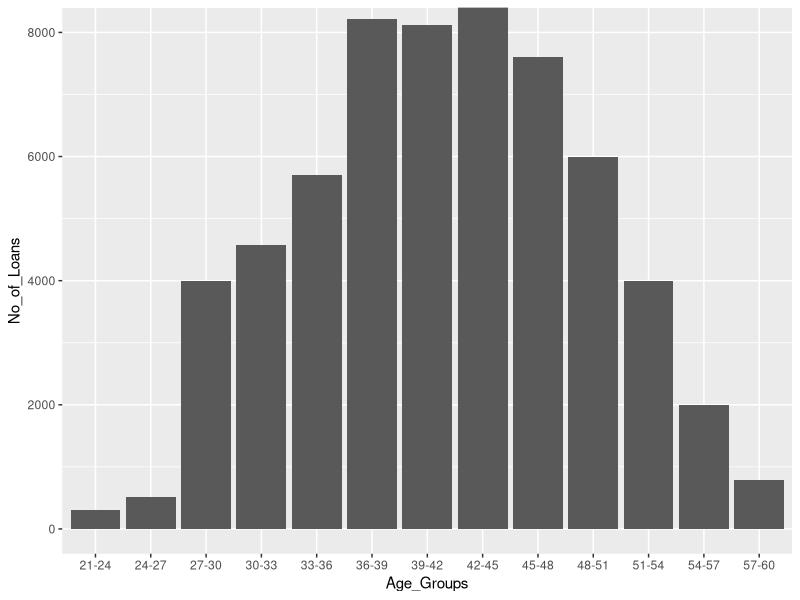
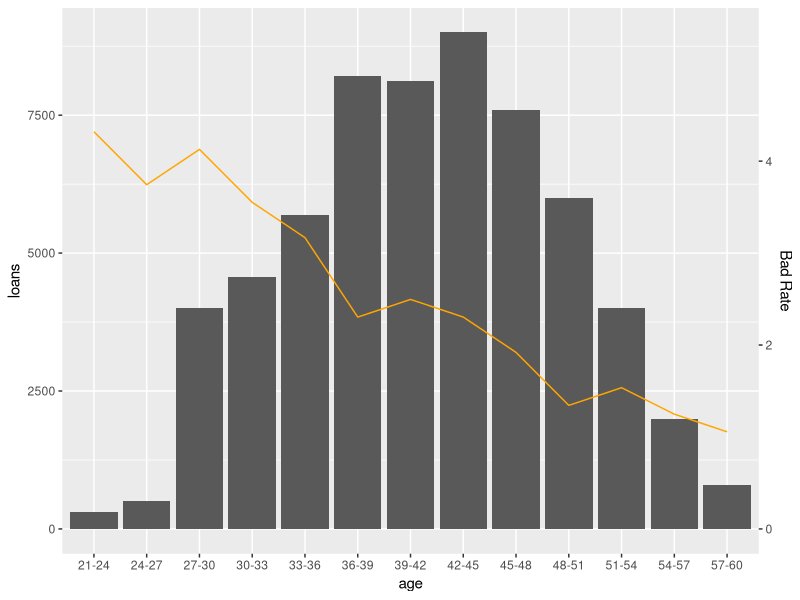
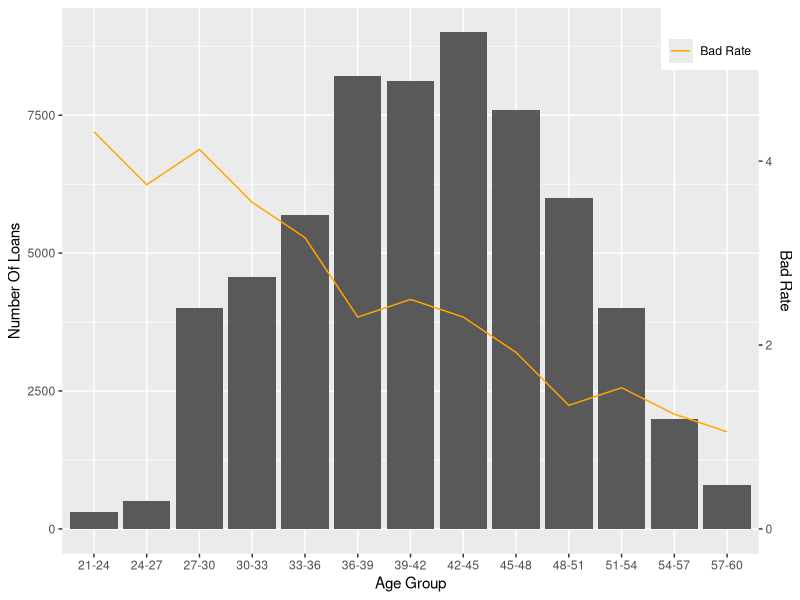

Here is the R script that generated these plots, in order:
## ---- chunk 1
knitr::opts_chunk$set(echo = TRUE)
## ---- chunk 2
library(ggplot2)
library(readxl)
## ---- chunk 3
Bank = read_excel("Bank.xlsx")
head(Bank, 5)
## ---- chunk 4
ggplot(Bank, aes(x = Age_Groups, y = No_of_Loans))+
  geom_bar(stat = "identity") + coord_cartesian(ylim = c(0, 8000))
## ---- chunk 5
age <- Bank$Age_Groups
loans <- Bank$No_of_Loans
bad <- Bank$Bad_Rate
## ---- chunk 6
ggplot(Bank) +
  geom_bar(aes(x=age,y=loans),stat="identity") +
  geom_line(aes(x=age,y=bad*1600,color = "Bad Rate"),group=1,color="orange") +
  scale_y_continuous(sec.axis = sec_axis(~.*0.0006,name = "Bad Rate"))
## ---- chunk 7
ggplot(Bank) +
  geom_bar(aes(x=age,y=loans), stat="identity") +
  geom_line(aes(x=age,y=bad*1600,color = "Bad Rate"),group=1) +
  scale_y_continuous(sec.axis = sec_axis(~.*0.0006,name = "Bad Rate")) +
  theme(legend.position = c(1,1), legend.justification = c(1,1)) +
  scale_color_manual(values=c("orange")) +
  labs(color = "",x = "Age Group",y = "Number Of Loans")
